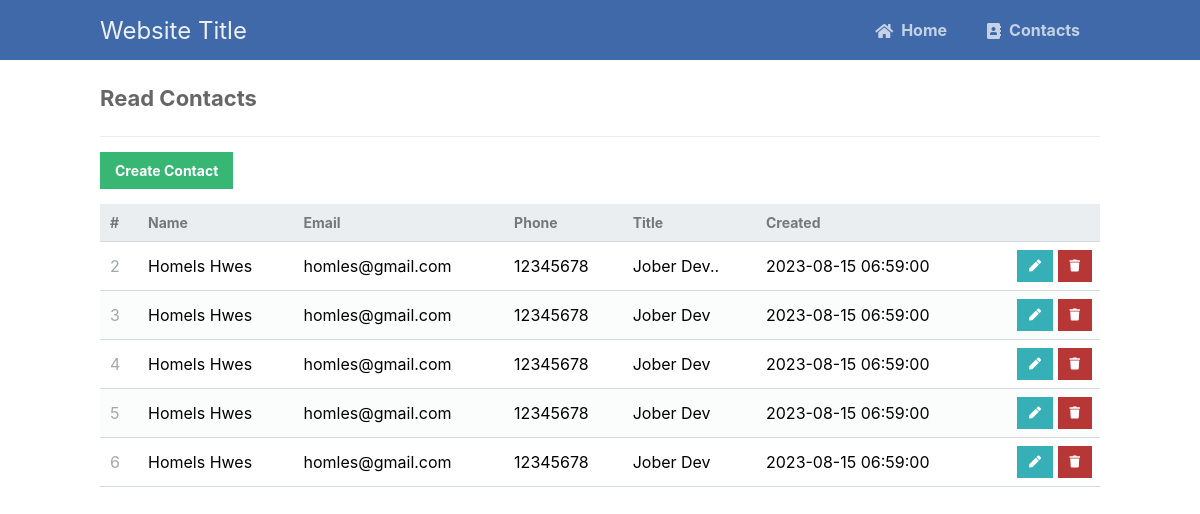
The app's page /read.php with its own data.
### tables this page shows
CREATE TABLE `contacts` (
  `id` int(25) NOT NULL,
  `name` varchar(255) DEFAULT NULL,
  `email` varchar(255) DEFAULT NULL,
  `phone` varchar(25) NOT NULL,
  `title` varchar(255) NOT NULL,
  `created` datetime NOT NULL DEFAULT current_timestamp()
);

### read.php (the view, shortened to what this page needs)
<?php
include 'functions.php';
$pdo = pdo_connect_mysql();
$page = isset($_GET['page']) && is_numeric($_GET['page']) ? (int)$_GET['page'] : 1;
$records_per_page = 5;
$stmt = $pdo->prepare('SELECT * FROM contacts ORDER BY id LIMIT :current_page, :record_per_page');
$stmt->bindValue(':current_page', ($page-1)*$records_per_page, PDO::PARAM_INT);
$stmt->bindValue(':record_per_page', $records_per_page, PDO::PARAM_INT);
$stmt->execute();
$contacts = $stmt->fetchAll(PDO::FETCH_ASSOC);
?>
<?=template_header('Read')?>
<div class="content read">
	<h2>Read Contacts</h2>
	<a href="create.php" class="create-contact">Create Contact</a>
	<table>
        <thead>
            <tr>
                <td>#</td>
                <td>Name</td>
                <td>Email</td>
                <td>Phone</td>
                <td>Title</td>
                <td>Created</td>
                <td></td>
            </tr>
        </thead>
        <tbody>
            <?php foreach ($contacts as $contact): ?>
            <tr>
                <td><?=$contact['id']?></td>
                <td><?=$contact['name']?></td>
                <td><?=$contact['email']?></td>
                <td><?=$contact['phone']?></td>
                <td><?=$contact['title']?></td>
                <td><?=$contact['created']?></td>
                <td class="actions">
                    <a href="update.php?id=<?=$contact['id']?>" class="edit"><i class="fas fa-pen fa-xs"></i></a>
                    <a href="delete.php?id=<?=$contact['id']?>" class="trash"><i class="fas fa-trash fa-xs"></i></a>
                </td>
            </tr>
            <?php endforeach; ?>
        </tbody>
    </table>
</div>
<?=template_footer()?>

### functions.php (shortened to what this page needs)
<?php
function template_header($title) {
echo <<<EOT
<!DOCTYPE html>
<html>
	<head>
		<meta charset="utf-8">
		<title>
			$title
		</title>
		<link href="style.css" rel="stylesheet" type="text/css">
		<link rel="stylesheet" href="https://use.fontawesome.com/releases/v5.7.1/css/all.css">
	</head>
	<body>
    <nav class="navtop">
    	<div>
    		<h1>Website Title </h1>
            <a href="index.php"><i class="fas fa-home"></i>Home</a>
    		<a href="read.php"><i class="fas fa-address-book"></i>Contacts</a>
    	</div>
    </nav>
EOT;
}
function template_footer() {
echo <<<EOT
    </body>
</html>
EOT;
}
?>

### style.css (style rules this page uses)
* { box-sizing: border-box; font-family: -apple-system, BlinkMacSystemFont, "segoe ui", roboto, oxygen, ubuntu, cantarell, "fira sans", "droid sans", "helvetica neue", Arial, sans-serif; font-size: 16px; -webkit-font-smoothing: antialiased; -moz-osx-font-smoothing: grayscale; }
body { background-color: #FFFFFF; margin: 0; }
.navtop { background-color: #3f69a8; height: 60px; width: 100%; border: 0; }
.navtop div { display: flex; margin: 0 auto; width: 1000px; height: 100%; }
.navtop div h1, .navtop div a { display: inline-flex; align-items: center; }
.navtop div h1 { flex: 1; font-size: 24px; padding: 0; margin: 0; color: #ecf0f6; font-weight: normal; }
.navtop div a { padding: 0 20px; text-decoration: none; color: #c5d2e5; font-weight: bold; }
.navtop div a i { padding: 2px 8px 0 0; }
.content { width: 1000px; margin: 0 auto; }
.content h2 { margin: 0; padding: 25px 0; font-size: 22px; border-bottom: 1px solid #ebebeb; color: #666666; }
.read .create-contact { display: inline-block; text-decoration: none; background-color: #38b673; font-weight: bold; font-size: 14px; color: #FFFFFF; padding: 10px 15px; margin: 15px 0; }
.read table { width: 100%; padding-top: 30px; border-collapse: collapse; }
.read table thead { background-color: #ebeef1; border-bottom: 1px solid #d3dae0; }
.read table thead td { padding: 10px; font-weight: bold; color: #767779; font-size: 14px; }
.read table tbody tr { border-bottom: 1px solid #d3dae0; }
.read table tbody tr:nth-child(even) { background-color: #fbfcfc; }
.read table tbody tr td { padding: 10px; }
.read table tbody tr td:nth-child(1) { color: #a5a7a9; }
.read table tbody tr td.actions { padding: 8px; text-align: right; }
.read table tbody tr td.actions .edit, .read table tbody tr td.actions .trash { display: inline-flex; text-align: right; text-decoration: none; color: #FFFFFF; padding: 10px 12px; }
.read table tbody tr td.actions .trash { background-color: #b73737; }
.read table tbody tr td.actions .edit { background-color: #37afb7; }

### records on screen
contacts: id "2", name "Homels Hwes", email "homles@gmail.com", phone "12345678", title "Jober Dev..", created "2023-08-15 06:59:00"
contacts: id "3", name "Homels Hwes", email "homles@gmail.com", phone "12345678", title "Jober Dev", created "2023-08-15 06:59:00"
contacts: id "4", name "Homels Hwes", email "homles@gmail.com", phone "12345678", title "Jober Dev", created "2023-08-15 06:59:00"
contacts: id "5", name "Homels Hwes", email "homles@gmail.com", phone "12345678", title "Jober Dev", created "2023-08-15 06:59:00"
contacts: id "6", name "Homels Hwes", email "homles@gmail.com", phone "12345678", title "Jober Dev", created "2023-08-15 06:59:00"
